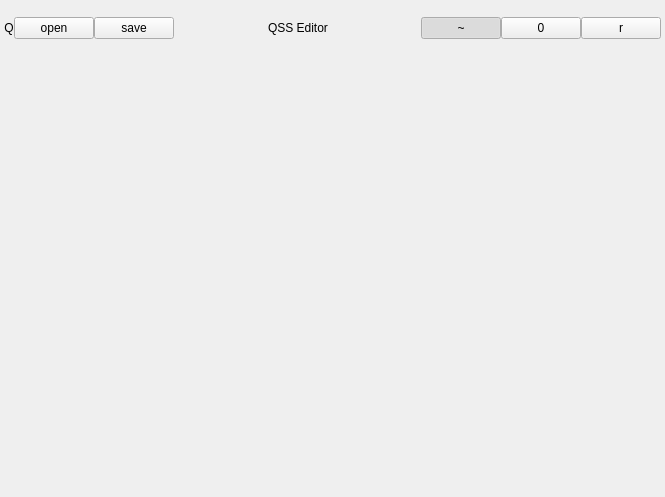
<?xml version="1.0" encoding="UTF-8"?>
<ui version="4.0">
 <class>QssWindow</class>
 <widget class="QMainWindow" name="QssWindow">
  <property name="geometry">
   <rect>
    <x>0</x>
    <y>0</y>
    <width>665</width>
    <height>497</height>
   </rect>
  </property>
  <property name="mouseTracking">
   <bool>true</bool>
  </property>
  <property name="windowTitle">
   <string>MainWindow</string>
  </property>
  <property name="windowIcon">
   <iconset resource="images.qrc">
    <normaloff>:/icon/images/icon.png</normaloff>:/icon/images/icon.png</iconset>
  </property>
  <widget class="QWidget" name="QssWidget">
   <property name="mouseTracking">
    <bool>true</bool>
   </property>
   <layout class="QVBoxLayout" name="verticalLayout">
    <property name="spacing">
     <number>0</number>
    </property>
    <property name="leftMargin">
     <number>4</number>
    </property>
    <property name="topMargin">
     <number>4</number>
    </property>
    <property name="rightMargin">
     <number>4</number>
    </property>
    <property name="bottomMargin">
     <number>4</number>
    </property>
    <item>
     <widget class="QWidget" name="widget_top" native="true">
      <property name="maximumSize">
       <size>
        <width>16777215</width>
        <height>48</height>
       </size>
      </property>
      <property name="mouseTracking">
       <bool>true</bool>
      </property>
      <layout class="QHBoxLayout" name="horizontalLayout">
       <property name="spacing">
        <number>0</number>
       </property>
       <property name="leftMargin">
        <number>0</number>
       </property>
       <property name="topMargin">
        <number>0</number>
       </property>
       <property name="rightMargin">
        <number>0</number>
       </property>
       <property name="bottomMargin">
        <number>0</number>
       </property>
       <item>
        <widget class="QLabel" name="label_icon">
         <property name="mouseTracking">
          <bool>true</bool>
         </property>
         <property name="text">
          <string>Q</string>
         </property>
         <property name="alignment">
          <set>Qt::AlignCenter</set>
         </property>
        </widget>
       </item>
       <item>
        <widget class="QPushButton" name="btn_open">
         <property name="mouseTracking">
          <bool>true</bool>
         </property>
         <property name="text">
          <string>open</string>
         </property>
        </widget>
       </item>
       <item>
        <widget class="QPushButton" name="btn_save">
         <property name="mouseTracking">
          <bool>true</bool>
         </property>
         <property name="text">
          <string>save</string>
         </property>
        </widget>
       </item>
       <item>
        <spacer name="horizontalSpacer">
         <property name="orientation">
          <enum>Qt::Horizontal</enum>
         </property>
         <property name="sizeHint" stdset="0">
          <size>
           <width>40</width>
           <height>20</height>
          </size>
         </property>
        </spacer>
       </item>
       <item>
        <widget class="QLabel" name="label_title">
         <property name="mouseTracking">
          <bool>true</bool>
         </property>
         <property name="text">
          <string>QSS Editor</string>
         </property>
        </widget>
       </item>
       <item>
        <spacer name="horizontalSpacer_2">
         <property name="orientation">
          <enum>Qt::Horizontal</enum>
         </property>
         <property name="sizeHint" stdset="0">
          <size>
           <width>40</width>
           <height>20</height>
          </size>
         </property>
        </spacer>
       </item>
       <item>
        <widget class="QPushButton" name="btn_attach">
         <property name="mouseTracking">
          <bool>true</bool>
         </property>
         <property name="text">
          <string>~</string>
         </property>
         <property name="checkable">
          <bool>true</bool>
         </property>
         <property name="checked">
          <bool>true</bool>
         </property>
        </widget>
       </item>
       <item>
        <widget class="QPushButton" name="btn_min">
         <property name="mouseTracking">
          <bool>true</bool>
         </property>
         <property name="text">
          <string>0</string>
         </property>
        </widget>
       </item>
       <item>
        <widget class="QPushButton" name="btn_close">
         <property name="mouseTracking">
          <bool>true</bool>
         </property>
         <property name="text">
          <string>r</string>
         </property>
        </widget>
       </item>
      </layout>
     </widget>
    </item>
    <item>
     <widget class="QssEditor" name="editor" native="true">
      <property name="mouseTracking">
       <bool>true</bool>
      </property>
     </widget>
    </item>
   </layout>
  </widget>
 </widget>
 <customwidgets>
  <customwidget>
   <class>QssEditor</class>
   <extends>QWidget</extends>
   <header location="global">sci.editor.h</header>
   <container>1</container>
  </customwidget>
 </customwidgets>
 <resources>
  <include location="images.qrc"/>
 </resources>
 <connections/>
</ui>
